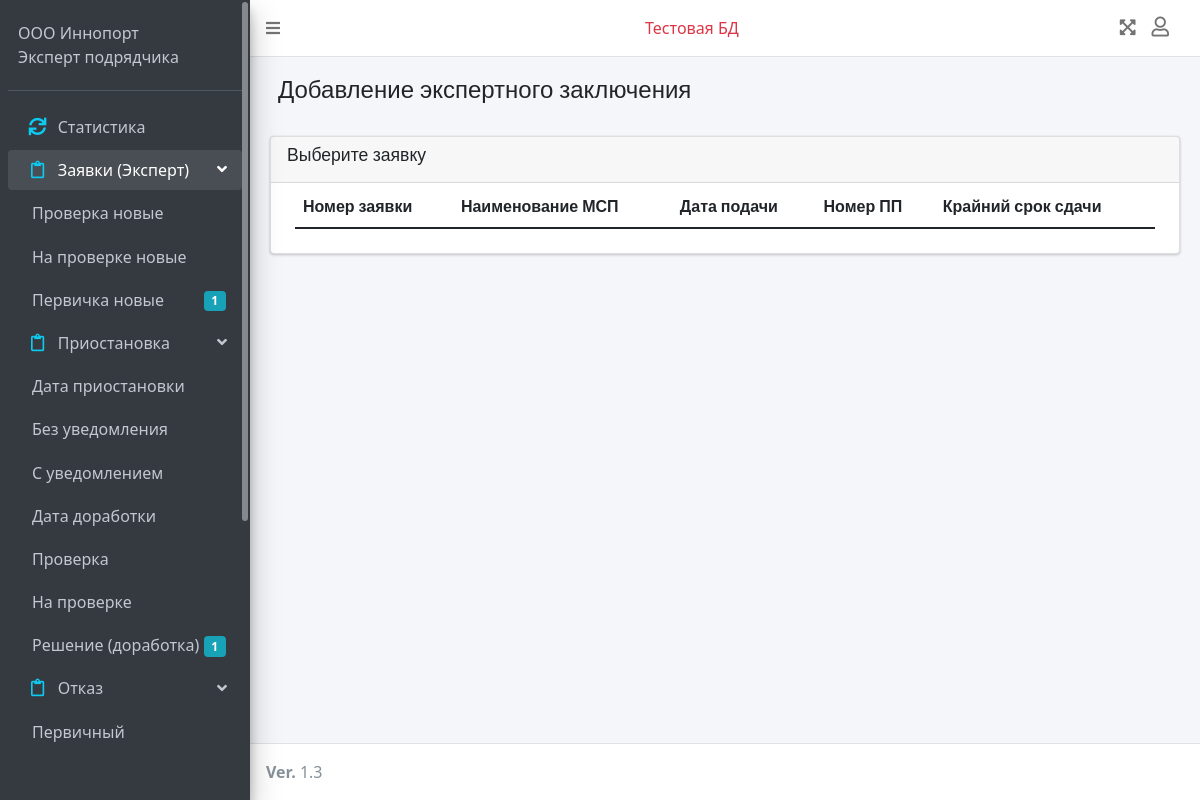
The app's page /dash/orders_ez_doc_list (signed in) with its own data.
### login/models.py (models this page shows, shortened)
class UserProfile(models.Model):
    user = models.OneToOneField(User, on_delete=models.CASCADE, related_name='user')
    added = models.DateTimeField(auto_now_add=True)
    modified = models.DateTimeField(auto_now=True)
    role = models.ForeignKey(Role, on_delete=models.CASCADE)
    company = models.ForeignKey(Company, on_delete=models.CASCADE)
    tel = models.CharField(max_length=20)
    email_sent_register_notification = models.BooleanField(default=False, verbose_name=u"Отправка уведомления на почту при регистрации")
    common_check_needed = models.BooleanField(default=False, verbose_name=u"Требуется общая проверка")
    check_preliminary_refuse = models.BooleanField(default=False, verbose_name=u"Требуется проверка первичного отказа")
    check_preliminary_ez = models.BooleanField(default=False, verbose_name=u"Требуется проверка первичного ЭЗ")
    check_preliminary_temp_stop = models.BooleanField(default=False, verbose_name=u"Требуется проверка приостановки")
    check_after_temp_stop_refuse = models.BooleanField(default=False, verbose_name=u"Требуется проверка отказа по документам после возобновления")
    check_after_temp_stop_refuse_by_date = models.BooleanField(default=False,
                                                               verbose_name=u"Требуется проверка отказа по сроку после возобновления")
    check_after_temp_stop_ez = models.BooleanField(default=False, verbose_name=u"Требуется проверка ЭЗ после возобновления")
    user_added = models.ForeignKey(User, on_delete=models.CASCADE, related_name='userprofile_created_by', default=None, null=True)

class Role(models.Model):
    name = models.CharField(max_length=20)
    def __str__(self):
        return self.name

### dash/models.py (models this page shows)
class Counters(models.Model):
    user = models.OneToOneField(User, on_delete=models.CASCADE, primary_key=True, default=None)
    new_orders_check_is_needed = models.IntegerField(default=0, null=True)
    check_orders_sent_for_check_preliminary = models.IntegerField(default=0, null=True)
    check_orders_to_check_preliminary = models.IntegerField(default=0, null=True)
    check_orders_checked_preliminary = models.IntegerField(default=0, null=True)
    check_orders_to_check_after_temp_stop = models.IntegerField(default=0, null=True)
    check_orders_checked_after_temp_stop = models.IntegerField(default=0, null=True)
    new_orders = models.IntegerField(default=0, null=True)
    temp_stop_date = models.IntegerField(default=0, null=True)
    temp_stop_without_notification = models.IntegerField(default=0, null=True)
    temp_stop_with_notification = models.IntegerField(default=0, null=True)
    temp_stop_remade_order_date = models.IntegerField(default=0, null=True)
    temp_stop_check = models.IntegerField(default=0, null=True)
    temp_stop_on_check = models.IntegerField(default=0, null=True)
    temp_stop_remade_order_decision = models.IntegerField(default=0, null=True)
    refuse_preliminary = models.IntegerField(default=0, null=True)
    refuse_by_docs = models.IntegerField(default=0, null=True)
    refuse_by_date = models.IntegerField(default=0, null=True)
    ez_doc = models.IntegerField(default=0, null=True)
    ez_pdf = models.IntegerField(default=0, null=True)
    ez_doc_remake = models.IntegerField(default=0, null=True)
    def __str__(self):
        return self.user.first_name + ' ' + self.user.last_name

### dash/responsible.py (the view)
# urls.py: path('orders_ez_doc_list', responsible.orders_ez_doc_list,
@login_required(redirect_field_name=None, login_url='/')
def orders_ez_doc_list(request):
    user_ = request.user
    context = get_info_responsible(request)
    orders = Order.objects.filter(status=OrderStatus.objects.get(name='В работе'), responsible_after_temp_stop=user_) | \
            Order.objects.filter(status=OrderStatus.objects.get(name='В работе после приостановления'), responsible_after_temp_stop=user_)
    print(orders)
    context.update({
        'orders': orders,
        'big_title': 'Добавление экспертного заключения',
        'title': 'Выберите заявку',
        'counter': get_counter(request.user)
    })
    return render(request, 'dash/menu/responsible/orders_add_ez_doc_list.html', context)

### dash/templates/dash/menu/responsible/orders_add_ez_doc_list.html (shortened to what this page needs)
{%extends 'dash/dash_base.html' %}
{% load static %}
{% block content %}
<section class="content-header">
  <div class="container-fluid">
    <div class="row mb-2">
      <div class="col-sm-12">
        <h4 id="big_title">{{ big_title }}</h4>
      </div>
    </div>
  </div>
</section>
<section class="content" >
<div class="container-fluid">
  <div class="row">
      <div class="col-12">
        <div class="card">
          <div class="card-header">
            <h3 class="card-title">{{ title }}</h3>
          </div>
          <div class="card-body table-responsive p-4 pt-1">
            <table class="table table-hover text-nowrap list-table" >
              <thead>
                <tr>
                    <th>Номер заявки</th>
                    <th>Наименование МСП</th>
                    <th>Дата подачи</th>
                    <th>Номер ПП</th>
                    <th>Крайний срок сдачи</th>
                </tr>
              </thead>
            </table>
          </div>
        </div>
      </div>
    </div>
  </div>
</section>
{% endblock %}

### dash/templates/dash/dash_base.html (shortened to what this page needs)
<!DOCTYPE html>
{% load static %}
<html lang="en">
    <head>
      <link rel="stylesheet" href="https://cdnjs.cloudflare.com/ajax/libs/animate.css/4.1.1/animate.min.css"/>
      <link rel="stylesheet" type="text/css" href="{% static 'dash/css/adminlte_min_css.css' %}">
      <link rel="stylesheet" type="text/css" href="{% static 'dash/plugins/overlayScrollbars/css/OverlayScrollbars_min_css.css' %}">
      <link rel="stylesheet" type="text/css" href="{% static 'dash/plugins/toastr/css/toastr.css' %}">
      <link rel="stylesheet" type="text/css" href="{% static 'dash/css/adminlte_min_css.css' %}">
      <link rel="stylesheet" type="text/css" href="{% static 'dash/css/progress_bar_css.css' %}">
      <link rel="stylesheet" type="text/css" href="{% static 'dash/plugins/datatable/css/jquery_dataTables_min_css.css' %}">
      <link rel="stylesheet" href="//code.jquery.com/ui/1.12.1/themes/base/jquery-ui.css">
      <link rel="stylesheet" href="https://pro.fontawesome.com/releases/v5.10.0/css/all.css"/>
      <link rel="stylesheet" href="https://code.ionicframework.com/ionicons/2.0.1/css/ionicons.min.css">
      <link href="https://cdn.jsdelivr.net/npm/bootstrap@5.0.0-beta1/dist/css/bootstrap.min.css" rel="stylesheet">
      <link href="https://cdn.jsdelivr.net/npm/summernote@0.8.18/dist/summernote.min.css" rel="stylesheet">
      <link rel="stylesheet" type="text/css" href="{% static 'dash/plugins/datetimepicker/css/bootstrap_datetimepicker_min_css.css' %}">
      <link rel="stylesheet" type="text/css" href="{% static 'dash/css/custom_css.css' %}">
    </head>
    <body class="hold-transition sidebar-mini layout-fixed" id="body">
    <div class="wrapper">
      <nav class="main-header navbar navbar-expand navbar-white navbar-light" id="top_nav_bar">
        <ul class="navbar-nav">
          <li class="nav-item">
            <a class="nav-link" data-widget="pushmenu" role="button"><i class="fas fa-bars"></i></a>
          </li>
        </ul>
        <ul class="navbar-nav ml-auto pr-3">
          <li class="nav-item text-danger">Тестовая БД</li>
        </ul>
        <ul class="navbar-nav ml-auto">
          <li class="nav-item">
            <a class="nav-link" data-widget="fullscreen" role="button">
              <i class="fas fa-expand-arrows-alt" style="font-size: 18px;"></i>
            </a>
          </li>
          <li class="nav-item dropdown">
            <a class="nav-link" data-toggle="dropdown" href="" aria-expanded="false">
              <i class="far fa-user top-nav-icons-style"></i>
            </a>
          </li>
        </ul>
      </nav>
      <aside class="main-sidebar sidebar-dark-primary elevation-4">
        <div class="sidebar">
          <div class="user-panel mt-3 pb-3 mb-3 d-flex">
            <div class="info">
              <div style="color: #c2c7d0;">
                <div style="color: #c2c7d0;" id="userLogin">{{ user_profile.user.first_name }} {{ user_profile.user.last_name }}</div>
                <div style="color: #c2c7d0;" id="userRoleName">{{ user_profile.role }}</div>
              </div>
            </div>
          </div>
          <nav class="mt-2">
            <ul class="nav nav-pills nav-sidebar flex-column" data-widget="treeview" role="menu" data-accordion="false">
              <li class="nav-item superadmin admin expert-MBM menu-item menu-link statist statist-boxes" id="nav_satistics">
                <a href="#" class="nav-link">
                  <i class="nav-icon fas fa-sync text-info"></i>
                  <p>Статистика</p>
                </a>
              </li>
            {% if user_profile.role.name == 'Эксперт МБМ' or user_profile.role.name == 'Эксперт подрядчика' %}
              <li class="nav-item expert-MBM menu-item" id="new_orders_ready_to_proceed_list">
                <a href="#" class="nav-link">
                  <i class="nav-icon far fa-clipboard text-info"></i>
                  <p>
                    Заявки (Эксперт)
                    <i class="fas fa-angle-left right"></i>
                  </p>
                </a>
                <ul class="nav nav-treeview">
                  {% if user_profile.common_check_needed %}
                  <li class="nav-item menu-link pl-2 status-for-check" id="nav_new_orders_send_for_check">
                    <a class="nav-link menu-link cursor-pointer">
                      <p>Проверка новые</p>
                    </a>
                  </li>
                  <li class="nav-item menu-link pl-2 status-for-check" id="nav_new_orders_sent_for_preliminary_check">
                    <a class="nav-link menu-link cursor-pointer">
                      <p>На проверке новые</p>
                    </a>
                  </li>
                  {% endif %}
                  <li class="nav-item menu-link pl-2" id="nav_new_orders_list_expert">
                    <a class="nav-link menu-link cursor-pointer">
                      <p>Первичка новые<span class="badge badge-info right bage-new-orders">{% if counter.new_orders == 0 %}{% else %}{{ counter.new_orders }}{% endif %}</span></p>
                    </a>
                  </li>
                  <li class="nav-item expert-MBM menu-item" id="temp_stop_menu">
                    <a href="#" class="nav-link">
                      <i class="nav-icon far fa-clipboard text-info"></i>
                      <p>
                        Приостановка
                        <i class="fas fa-angle-left right"></i>
                      </p>
                    </a>
                    <ul class="nav nav-treeview">
                      <li class="nav-item menu-link pl-2" id="nav_orders_temp_stop_stop_date" data-toggle="tooltip" data-placement="right" title="Фиксация даты приостановки">
                        <a class="nav-link menu-link cursor-pointer">
                          <p>Дата приостановки</p>
                        </a>
                      </li>
                      <li class="nav-item menu-link pl-2" id="nav_orders_temp_stop_no_notification" data-toggle="tooltip" data-placement="right" title="Ожидание отправки уведомления заявителю после приостановки">
                        <a class="nav-link menu-link cursor-pointer">
                          <p>Без уведомления</p>
                        </a>
                      </li>
                    {% if user_profile.role.name == 'Эксперт подрядчика' %}
                      <li class="nav-item menu-link pl-2 status-for-check" id="nav_orders_temp_stop_with_notification_before_remade_date" data-toggle="tooltip" data-placement="right" title="Ожидание получения доработанной заявки от заявителя после приостановки и фиксация даты получения">
                        <a class="nav-link menu-link cursor-pointer">
                          <p>С уведомлением</p>
                        </a>
                      </li>
                    {% endif %}
                      <li class="nav-item menu-link pl-2" id="nav_orders_temp_stop_remadeorder_date" data-toggle="tooltip" data-placement="right" title="Доработанная заявка от заявителя получена. Нобходима фиксация даты ее получения">
                        <a class="nav-link menu-link cursor-pointer">
                          <p>Дата доработки</p>
                        </a>
                      </li>
                    {% if user_profile.common_check_needed  %}
                      <li class="nav-item menu-link pl-2 status-for-check" id="nav_orders_temp_stop_with_notification_check" data-toggle="tooltip" data-placement="right" title="Отправка документов на проверку после возобновления">
                        <a class="nav-link menu-link cursor-pointer">
                          <p>Проверка</p>
                        </a>
                      </li>
                      <li class="nav-item menu-link pl-2 status-for-check" id="nav_orders_temp_stop_with_notification_sent_for_check" data-toggle="tooltip" data-placement="right" title="Отправка документов на проверку после возобновления">
                        <a class="nav-link menu-link cursor-pointer">
                          <p>На проверке</p>
                        </a>
                      </li>
                    {% endif %}
                      <li class="nav-item menu-link pl-2" id="nav_orders_temp_stop_decision" data-toggle="tooltip" data-placement="right" title="Принятие решения по доработанной заявке">
                        <a class="nav-link menu-link cursor-pointer">
                          <p>Решение (доработка)<span class="badge badge-info right bage-orders-temp-stop-decision">{% if counter.temp_stop_remade_order_decision == 0 %}{% else %}{{ counter.temp_stop_remade_order_decision }}{% endif %}</span></p>
                        </a>
                      </li>
                    </ul>
                  </li>
                  <li class="nav-item expert-MBM menu-item" id="refuse_menu">
                    <a href="#" class="nav-link">
                      <i class="nav-icon far fa-clipboard text-info"></i>
                      <p>
                        Отказ
                        <i class="fas fa-angle-left right"></i>
                      </p>
                    </a>
                    <ul class="nav nav-treeview">
                      <li class="nav-item menu-link pl-2" id="nav_refuse_prelimenary" data-toggle="tooltip" data-placement="right" title="Требуется отправка проекта уведомления и отцательного ЭЗ в ДПиИР">
                        <a class="nav-link menu-link cursor-pointer">
                          <p>Первичный</p>
                        </a>
                      </li>
                    </ul>
                  </li>
                </ul>
              </li>
            {% endif %}
            </ul>
          </nav>
        </div>
      </aside>
      <div class="content-wrapper" style="position:relative">
        <div id="content" class="pl-2 pr-2 d-none" style="font-family: 'Roboto', sans-serif;">
        {% block content %}
        {% endblock %}
        </div>
      </div>
      <footer class="main-footer">
        <strong>Ver. </strong>
        1.3
      </footer>
    </div>
    </body>
</html>

### records on screen
UserProfile: user.first_name "ООО", user.last_name "Иннопорт", role "Эксперт подрядчика"
Counters: new_orders "1", temp_stop_remade_order_decision "1"

### other values on screen
{{ big_title }} "Добавление экспертного заключения"
{{ title }} "Выберите заявку"
